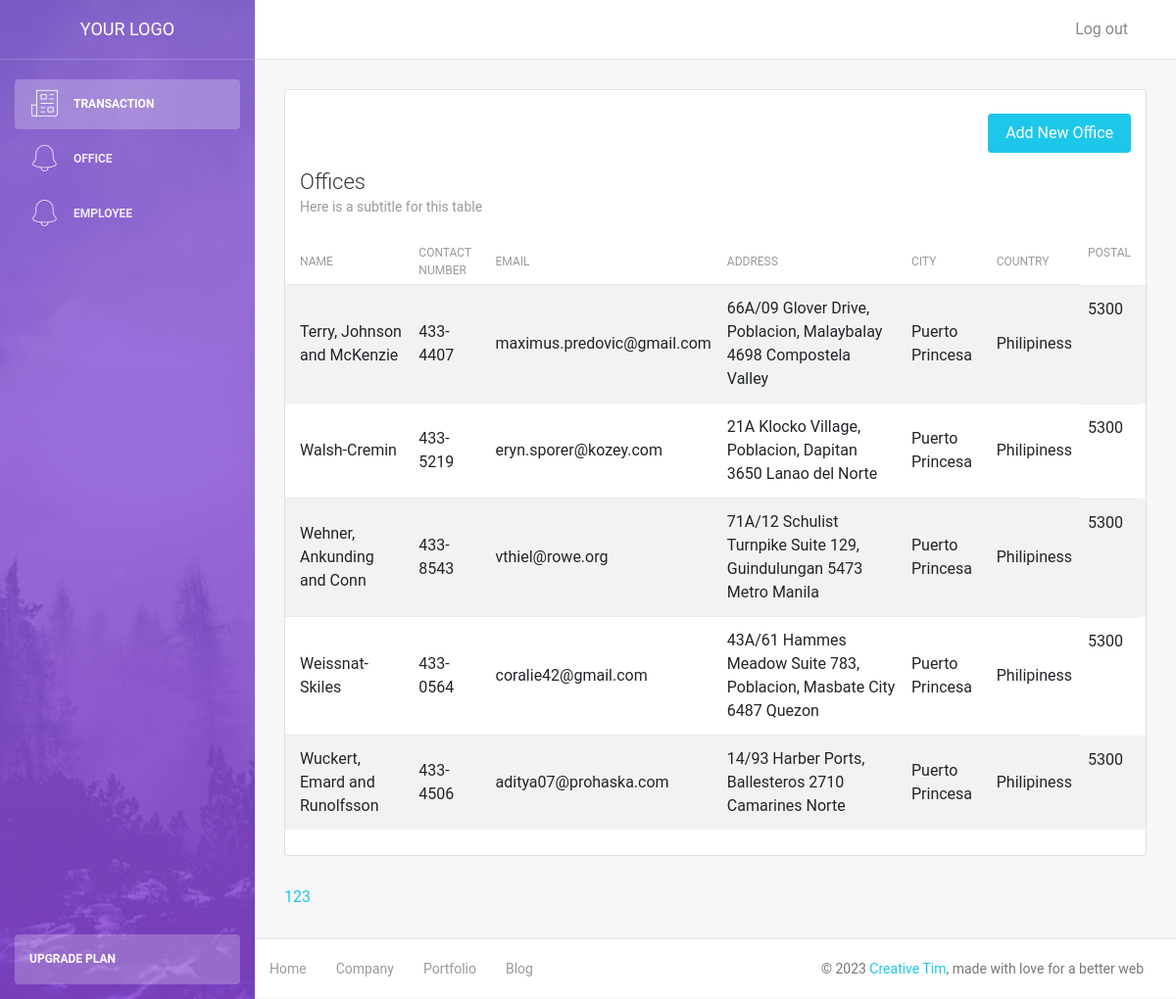
Screenshot of /office.php?page=3 with the database file from the repository.
### tables this page shows
CREATE TABLE `office` (
  `id` int NOT NULL AUTO_INCREMENT,
  `name` varchar(500) NOT NULL,
  `contactnum` varchar(500) DEFAULT NULL,
  `email` varchar(500) DEFAULT NULL,
  `address` varchar(500) DEFAULT NULL,
  `city` varchar(500) DEFAULT NULL,
  `country` varchar(500) DEFAULT NULL,
  `postal` int DEFAULT NULL,
  PRIMARY KEY (`id`)
);

### office.php (the view, shortened to what this page needs)
<!DOCTYPE html>
<html lang="en">
<head>
    <link rel="stylesheet" href="https://maxcdn.bootstrapcdn.com/font-awesome/latest/css/font-awesome.min.css" />
    <link href="assets/css/bootstrap.min.css" rel="stylesheet" />
    <link href="assets/css/light-bootstrap-dashboard.css?v=2.0.0 " rel="stylesheet" />
    <link href="assets/css/demo.css" rel="stylesheet" />
</head>
<body>
    <?php
        require('config/db.php');
                $results_per_page = 25;
                $query = "SELECT * FROM office";
                $result = mysqli_query($conn, $query);
                $number_of_result = mysqli_num_rows($result);
                $number_of_page = ceil($number_of_result / $results_per_page);
                if(!isset($_GET['page'])){
                    $page = 1;
                }else{
                    $page = $_GET['page'];
                }
                $page_first_result = ($page-1) * $results_per_page;
        $query = 'SELECT * FROM office ORDER BY name LIMIT '. $page_first_result .',' . $results_per_page . '';
        $result = mysqli_query($conn, $query);
        $offices = mysqli_fetch_all($result, MYSQLI_ASSOC);
    ?>
    <div class="wrapper">
        <div class="sidebar" data-image="assets/img/sidebar-5.jpg">
            <div class="sidebar-wrapper">
                <?php include('includes/sidebar.php'); ?>
            </div>
        </div>
        <div class="main-panel">
            <?php include('includes/navbar.php'); ?>
            <div class="content">
                <div class="container-fluid">
                    <div class="row">
                        <div class="col-md-12">
                            <div class="card strpied-tabled-with-hover">
                                <br />
                                <div class="col-md-12">
                                    <a href="office-add.php">
                                        <button type="submit" class="btn btn-info btn-fill pull-right">Add New
                                            Office</button>
                                    </a>
                                </div>
                                <div class="card-header ">
                                    <h4 class="card-title">Offices</h4>
                                    <p class="card-category">Here is a subtitle for this table</p>
                                </div>
                                <div class="card-body table-full-width table-responsive">
                                    <table class="table table-hover table-striped">
                                        <thead>
                                            <th>Name</th>
                                            <th>Contact Number</th>
                                            <th>Email</th>
                                            <th>Address</th>
                                            <th>City</th>
                                            <th>Country</th>
                                            <th>Postal</th>
                                        </thead>
                                        <tbody>
                                            <?php foreach($offices as $office) : ?>
                                            <tr>
                                                <td><?php echo $office['name']; ?></td>
                                                <td><?php echo $office['contactnum']; ?></td>
                                                <td><?php echo $office['email']; ?></td>
                                                <td><?php echo $office['address']; ?></td>
                                                <td><?php echo $office['city']; ?></td>
                                                <td><?php echo $office['country']; ?></td>
                                                <td><?php echo $office['postal']; ?></td>
                                            </tr>
                                            <?php endforeach ?>
                                        </tbody>
                                    </table>
                                </div>
                            </div>
                        </div>
                    </div>
                    <?php
                        for($page=1; $page <= $number_of_page; $page++){
                            echo '<a href = "office.php?page='. $page .'">' . $page . '</a>';
                        }
                    ?>
                </div>
            </div>
            <footer class="footer">
                <div class="container-fluid">
                    <nav>
                        <ul class="footer-menu">
                            <li>
                                <a href="#">
                                    Home
                                </a>
                            </li>
                            <li>
                                <a href="#">
                                    Company
                                </a>
                            </li>
                            <li>
                                <a href="#">
                                    Portfolio
                                </a>
                            </li>
                            <li>
                                <a href="#">
                                    Blog
                                </a>
                            </li>
                        </ul>
                        <p class="copyright text-center">
                            ©
                            <a href="http://www.creative-tim.com">Creative Tim</a>, made with love for a better web
                        </p>
                    </nav>
                </div>
            </footer>
        </div>
    </div>
</body>
</html>

### rows the page displays
office: name "Terry, Johnson and McKenzie", contactnum "433-4407", email "maximus.predovic@gmail.com", address "66A/09 Glover Drive, Poblacion, Malaybalay 4698 Compostela Valley", city "Puerto Princesa", country "Philipiness", postal "5300"
office: name "Walsh-Cremin", contactnum "433-5219", email "eryn.sporer@kozey.com", address "21A Klocko Village, Poblacion, Dapitan 3650 Lanao del Norte", city "Puerto Princesa", country "Philipiness", postal "5300"
office: name "Wehner, Ankunding and Conn", contactnum "433-8543", email "vthiel@rowe.org", address "71A/12 Schulist Turnpike Suite 129, Guindulungan 5473 Metro Manila", city "Puerto Princesa", country "Philipiness", postal "5300"
office: name "Weissnat-Skiles", contactnum "433-0564", email "coralie42@gmail.com", address "43A/61 Hammes Meadow Suite 783, Poblacion, Masbate City 6487 Quezon", city "Puerto Princesa", country "Philipiness", postal "5300"
office: name "Wuckert, Emard and Runolfsson", contactnum "433-4506", email "aditya07@prohaska.com", address "14/93 Harber Ports, Ballesteros 2710 Camarines Norte", city "Puerto Princesa", country "Philipiness", postal "5300"
